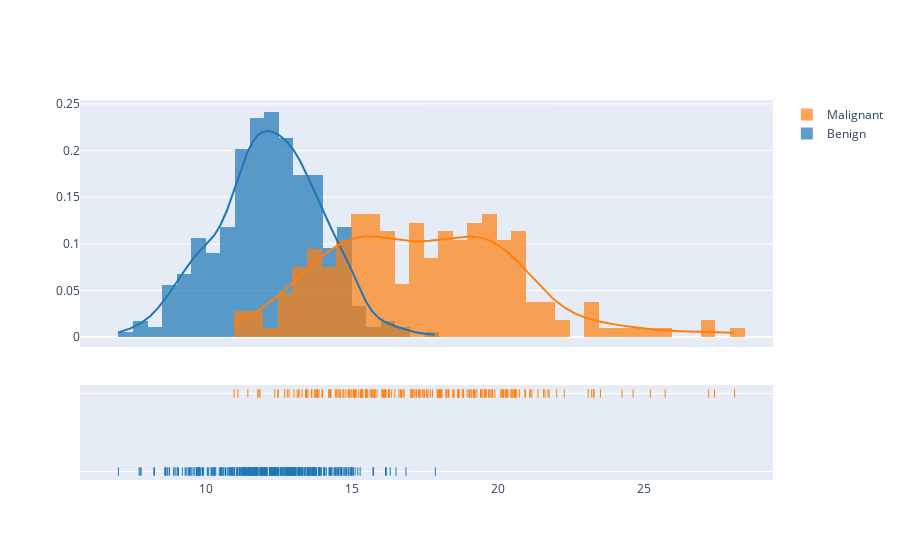

Source (notebook cell):
### Markdown cell above
Perhaps a better way to visualize the data is using stacked histograms.

### Code cell
ff.create_distplot(
    [data.loc[~data['malignant'], 'mean radius'],
     data.loc[data['malignant'], 'mean radius']], 
    group_labels=["Benign","Malignant"],
    bin_size=0.5)

### Figure 1 — Plotly figure (JSON) as saved in the notebook; plotly's stock layout.template omitted (floating-point values rounded to 4 significant figures; data arrays with more than 128 entries replaced by an {"elided": "..."} marker saying what was removed)
{"data": [{"autobinx": false, "histnorm": "probability density", "legendgroup": "Benign", "marker": {"color": "rgb(31, 119, 180)"}, "name": "Benign", "opacity": 0.7, "type": "histogram", "x": {"elided": "357 float values"}, "xaxis": "x", "xbins": {"end": 17.85, "size": 0.5, "start": 6.981}, "yaxis": "y"}, {"autobinx": false, "histnorm": "probability density", "legendgroup": "Malignant", "marker": {"color": "rgb(255, 127, 14)"}, "name": "Malignant", "opacity": 0.7, "type": "histogram", "x": {"elided": "212 float values"}, "xaxis": "x", "xbins": {"end": 28.11, "size": 0.5, "start": 10.95}, "yaxis": "y"}, {"legendgroup": "Benign", "marker": {"color": "rgb(31, 119, 180)"}, "mode": "lines", "name": "Benign", "showlegend": false, "type": "scatter", "x": {"elided": "500 float values"}, "xaxis": "x", "y": {"elided": "500 float values"}, "yaxis": "y"}, {"legendgroup": "Malignant", "marker": {"color": "rgb(255, 127, 14)"}, "mode": "lines", "name": "Malignant", "showlegend": false, "type": "scatter", "x": {"elided": "500 float values"}, "xaxis": "x", "y": {"elided": "500 float values"}, "yaxis": "y"}, {"legendgroup": "Benign", "marker": {"color": "rgb(31, 119, 180)", "symbol": "line-ns-open"}, "mode": "markers", "name": "Benign", "showlegend": false, "type": "scatter", "x": {"elided": "357 float values"}, "xaxis": "x", "y": {"elided": "357 str values"}, "yaxis": "y2"}, {"legendgroup": "Malignant", "marker": {"color": "rgb(255, 127, 14)", "symbol": "line-ns-open"}, "mode": "markers", "name": "Malignant", "showlegend": false, "type": "scatter", "x": {"elided": "212 float values"}, "xaxis": "x", "y": {"elided": "212 str values"}, "yaxis": "y2"}], "layout": {"barmode": "overlay", "hovermode": "closest", "legend": {"traceorder": "reversed"}, "xaxis": {"anchor": "y2", "domain": [0, 1], "zeroline": false}, "yaxis": {"anchor": "free", "domain": [0.35, 1], "position": 0}, "yaxis2": {"anchor": "x", "domain": [0, 0.25], "dtick": 1, "showticklabels": false}}}
